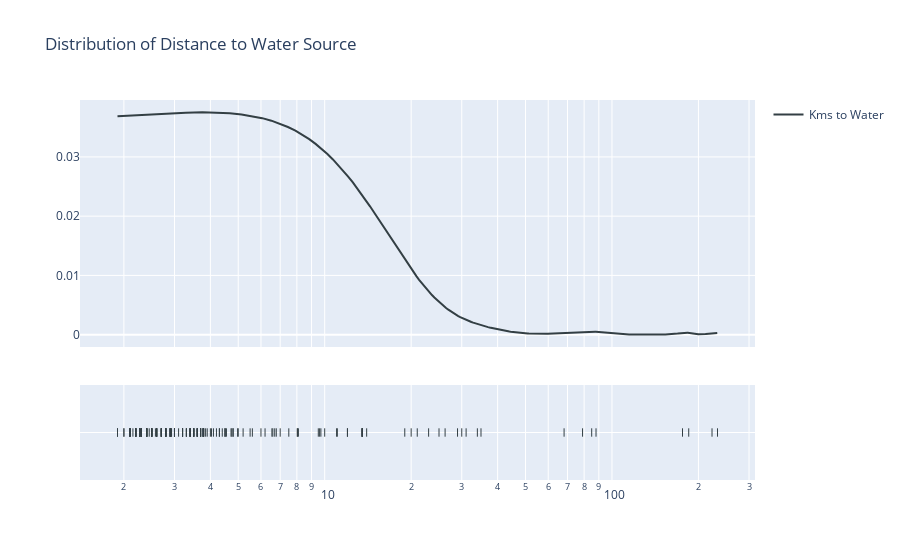

The cell this chart's notebook holds for it:
### Code cell
group_labels = ['Kms to Water']
colors = ['#333F44', '#37AA9C', '#94F3E4']

# Create distplot with curve_type set to 'normal'
fig = ff.create_distplot([df["Km"].dropna()], group_labels, show_hist=False, colors=colors)

# Add title
fig.update_layout(title_text='Distribution of Distance to Water Source')
fig.update_layout(xaxis_type = "log")
fig.show()

### Figure 1 — Plotly figure (JSON) as saved in the notebook; plotly's stock layout.template omitted (floating-point values rounded to 4 significant figures; data arrays with more than 128 entries replaced by an {"elided": "..."} marker saying what was removed)
{"data": [{"legendgroup": "Kms to Water", "marker": {"color": "#333F44"}, "mode": "lines", "name": "Kms to Water", "showlegend": true, "type": "scatter", "x": {"elided": "500 float values"}, "xaxis": "x", "y": {"elided": "500 float values"}, "yaxis": "y"}, {"legendgroup": "Kms to Water", "marker": {"color": "#333F44", "symbol": "line-ns-open"}, "mode": "markers", "name": "Kms to Water", "showlegend": false, "type": "scatter", "x": {"elided": "233 float values"}, "xaxis": "x", "y": {"elided": "233 str values"}, "yaxis": "y2"}], "layout": {"barmode": "overlay", "hovermode": "closest", "legend": {"traceorder": "reversed"}, "title": {"text": "Distribution of Distance to Water Source"}, "xaxis": {"anchor": "y2", "domain": [0, 1], "type": "log", "zeroline": false}, "yaxis": {"anchor": "free", "domain": [0.35, 1], "position": 0}, "yaxis2": {"anchor": "x", "domain": [0, 0.25], "dtick": 1, "showticklabels": false}}}
